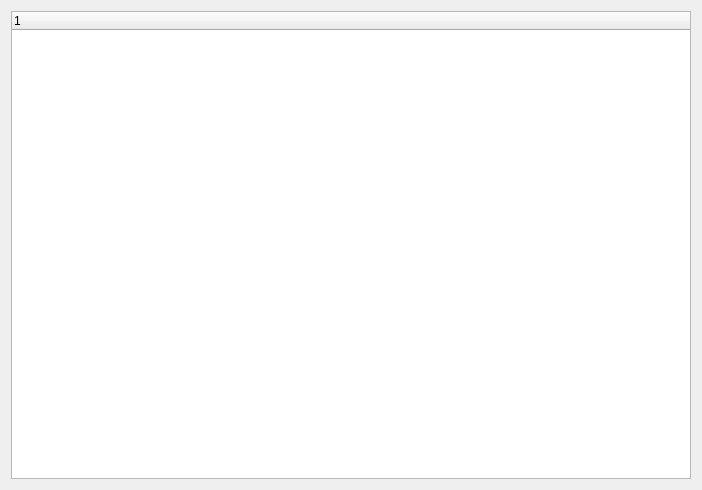
<?xml version="1.0" encoding="UTF-8"?>
<ui version="4.0">
 <class>Widget</class>
 <widget class="QWidget" name="Widget">
  <property name="geometry">
   <rect>
    <x>0</x>
    <y>0</y>
    <width>702</width>
    <height>490</height>
   </rect>
  </property>
  <property name="windowTitle">
   <string>Widget</string>
  </property>
  <layout class="QVBoxLayout" name="verticalLayout">
   <item>
    <widget class="QTreeWidget" name="treeWidget">
     <column>
      <property name="text">
       <string notr="true">1</string>
      </property>
     </column>
    </widget>
   </item>
  </layout>
 </widget>
 <resources/>
 <connections/>
</ui>
